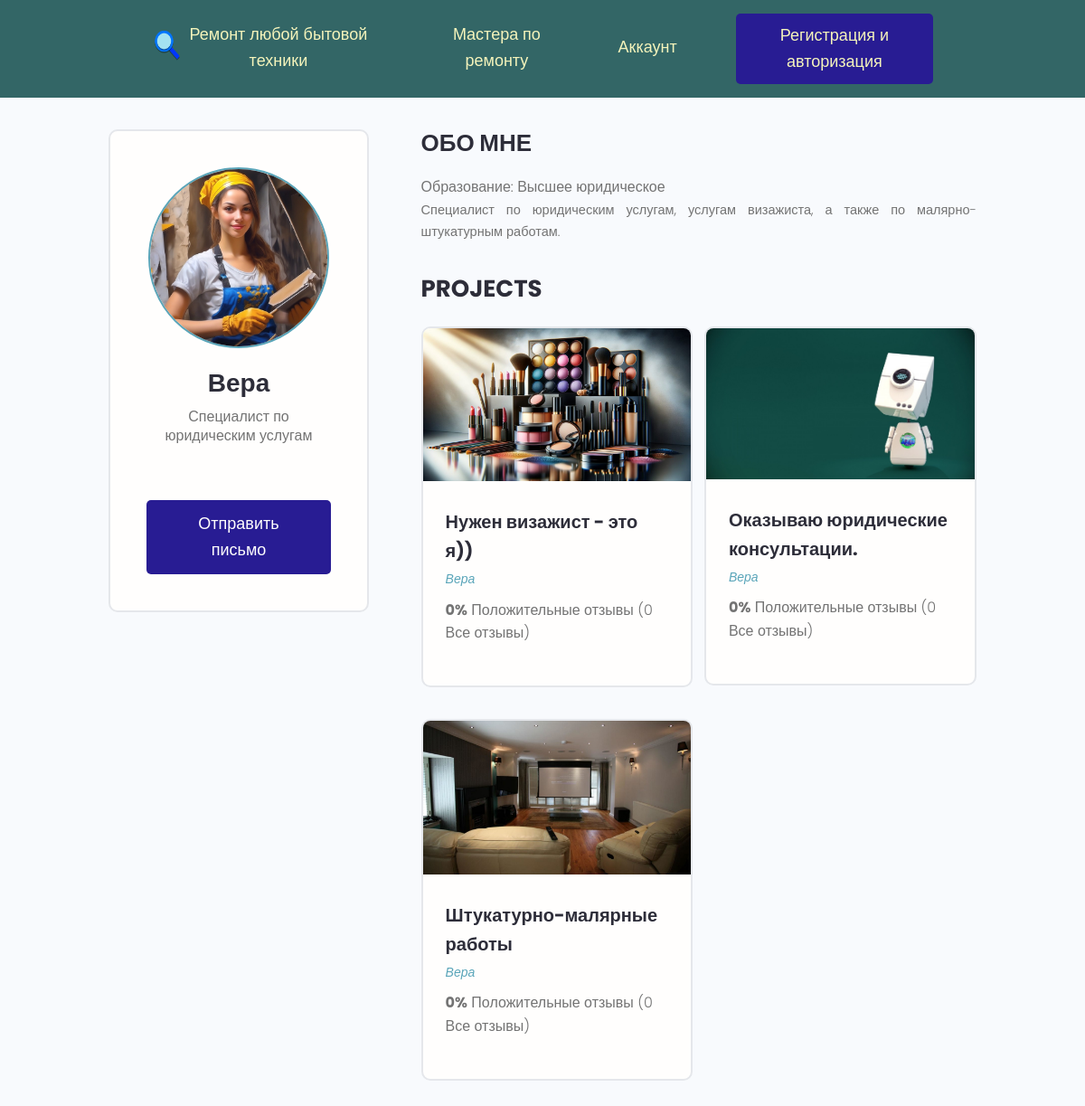
Page /engineers/file_engineer/15/ on the committed database.
### engineers/models.py (models this page shows, shortened)
class Engineer(models.Model):
    engineer = models.OneToOneField(User, on_delete=models.CASCADE, blank=True, verbose_name="Мастер")
    name = models.CharField(max_length=200, blank=True, verbose_name="Имя")
    email = models.EmailField(max_length=200, blank=True, verbose_name="Email")
    username = models.CharField(max_length=200, blank=True, verbose_name="Username")
    i_info = models.TextField(max_length=100, blank=True, verbose_name="Кратко")
    all_info = models.TextField(blank=True, verbose_name="Информация")
    engineer_image = models.ImageField(upload_to="repairs/", default="repairs/engineer.jpeg", verbose_name="Фото")
    education = models.CharField(max_length=200, blank=True, verbose_name="Образование")
    price = models.FileField(upload_to="repairs/", default="repairs/price_repair_cleaner.jpeg", verbose_name="Цены")
    social_website = models.CharField(max_length=200, blank=True, verbose_name="Сайт")
    social_vkontakte = models.CharField(max_length=200, blank=True, verbose_name="Вконтакте")
    social_whatsapp = models.CharField(max_length=200, blank=True, verbose_name="WhatsApp")
    social_telegram = models.CharField(max_length=200, blank=True, verbose_name="Телеграм")
    created = models.DateTimeField(auto_now_add=True, verbose_name="Дата создания")

### rembyt/models.py (models this page shows, shortened)
class Repair(models.Model):
    owner = models.ForeignKey(Engineer, on_delete=models.SET_NULL, blank=True, null=True, verbose_name="Мастер")
    type_of_repair = models.CharField(max_length=200, verbose_name="Вид ремонта")
    description = models.TextField(blank=True, verbose_name="Описание")
    my_image = models.ImageField(default="resize_imag.jpg", upload_to='repairs/%Y/%m/%d', verbose_name="Фото")
    price_link = models.FileField(upload_to="repairs/", default="repairs/price_repair_cleaner.jpeg", verbose_name="Цены")
    vote_total = models.IntegerField(default=0, blank=True, verbose_name="Отзывов")
    vote_ratio = models.IntegerField(default=0, blank=True, verbose_name="Положительных отзывов")
    created = models.DateTimeField(auto_now_add=True, verbose_name="Дата")
    class Meta:
        ordering = ["-created"]

### engineers/views.py (the view)
# urls.py: path('file_engineer/<str:pk>/', views.file_engineer, name="file_engineer"),
def file_engineer(request, pk):
    engi = Engineer.objects.get(id=pk)
    context = {'engineer': engi}
    return render(request, 'engineers/file_engineer.html', context)

### engineers/templates/engineers/file_engineer.html (shortened to what this page needs)
{% extends 'rembyt/base.html' %}
{% load static %}
{% block content %}
<main class="profile my-md">
    <div class="container">
        <div class="layout">
            <div class="column column--1of3">
                <div class="card text-center">
                    <div class="card__body dev">
                        <img class="avatar avatar--xl" src="{{ engineer.engineer_image.url }}"/>
                        <h2 class="dev__name">{{ engineer.name }}</h2>
                        <p class="dev__title">{{ engineer.i_info }}</p>
                        <a href="#" class="btn btn--sub btn--lg">Отправить письмо </a>
                    </div>
                </div>
            </div>
            <div class="column column--2of3">
                <div class="devInfo">
                    <h3 class="devInfo__title">Обо мне</h3>
                    <p class="dev__location">Образование: {{ engineer.education }}</p>
                    <p class="devInfo__about">
                        {{ engineer.all_info }}
                    </p>
                </div>
                <div class="devInfo">
                    <h3 class="devInfo__title">Projects</h3>
                    <div class="grid grid--two">
                        {% for repair in engineer.repair_set.all %}
                            <div class="column">
                                <div class="card project">
                                    <a href="{% url 'repair' repair.id %}" class="project">
                                        <img class="project__thumbnail" src="{{ repair.my_image.url }}"
                                             alt="project thumbnail"/>
                                        <div class="card__body">
                                            <h3 class="project__title">{{ repair.type_of_repair }}</h3>
                                            <p><a class="project__author" href="{% url 'file_engineer' repair.owner.id %}">{{repair.owner.name}}</a></p>
                                            <p class="project--rating">
                                                <span style="font-weight: bold;">{{ repair.vote_ratio}}%</span> Положительные отзывы
                                                ({{ repair.vote_total}} Все отзывы)
                                            </p>
                                        </div>
                                    </a>
                                </div>
                            </div>
                        {% endfor %}
                    </div>
                </div>
            </div>
        </div>
    </div>
</main>
{% endblock %}

### rembyt/static/styles/app.css (style rules this page uses)
:root { --color-sub: #2d2d39; }
.btn--sub { background-color: #281c93; font-size: 18px; }
.card { border: 2px solid var(--color-light); }
img { width: 100%; }
.profile .card > .dev { padding: 4rem; }
.dev__name { color: var(--color-sub); font-size: 2.8rem; font-weight: 700; margin-top: 1rem; margin-bottom: 0.5rem; }
.dev__title { font-size: 1.6rem; font-weight: 500; line-height: 1.3; }
.dev__location { margin-top: 1rem; }
.devInfo { margin-bottom: 3rem; }
.devInfo__title, .devInfo__subtitle { font-size: 2.6rem; color: var(--color-sub); text-transform: uppercase; font-weight: 700; margin-bottom: 1.5rem; }
.devInfo__about, .devSkill__info { font-size: 1.45rem; line-height: 1.7; text-align: justify; }
.project__author { font-size: 1.4rem; font-style: italic; }
.project--rating { margin-bottom: 1.6em; margin-top: .5em; }
.project__thumbnail { object-fit: cover; object-position: top center; width: 100%; }
.project__title { font-size: 2rem; font-weight: 700; color: var(--color-sub); }

### rembyt/static/uikit/styles/modules/_variables.css (style rules this page uses)
:root { --color-main: #5aa5b9; --color-main-light: #e6faff; --color-sub: #3f4156; --color-sub-light: #51546e; --color-sub-lighter: #ededfd; --color-text: #737373; --color-gray: #8b8b8b; --color-light: #e5e7eb; --color-light-gray: #767676; --color-bg: #f8fafd; --color-white: #fffefd; --color-white-light: #f3f3f3; --color-success: #359e64; --color-success-bg: #def8e8; --color-error: #fc4b0b; --color-error-bg: #fff2ee; --font-base: 'Poppins', arial, helvetica, 'Segoe UI', roboto, ubuntu, sans-serif; --font-monospace: 'Fira Code', 'Courier New', courier, monospace; --font-regular: 300; --font-medium: 500; --font-bold: 700; --generic-shadow: 1px 1px 5px #00000010; --generic-transition: all 0.3s ease-in-out; }

### rembyt/static/uikit/styles/modules/_base.css (style rules this page uses)
* { margin: 0; padding: 0; box-sizing: border-box; text-rendering: optimizeLegibility; color: inherit; font-size: inherit; }
html { font-size: 50%; }
@media only screen and (min-width: 480px) { html { font-size: 56.25%; } }
@media only screen and (min-width: 1200px) { html { font-size: 62.5%; } }
body { line-height: 1.6; font-weight: 400; font-size: 1.5rem; color: var(--color-text); background-color: var(--color-bg); min-height: 100vh; }

### rembyt/static/uikit/styles/modules/_typography.css (style rules this page uses)
* { font-family: var(--font-base); }
h2 { font-size: 3.6rem; font-weight: var(--font-bold); }
h3 { font-size: 3.2rem; font-weight: var(--font-medium); }
p, span, strong { font-size: 1.6rem; color: var(--color-text); font-weight: var(--font-regular); }
a { padding-bottom: 2px; text-decoration: none; display: inline-block; color: var(--color-main); font-weight: var(--font-medium); }

### rembyt/static/uikit/styles/modules/_utilities.css (style rules this page uses)
.container { width: 92%; max-width: 165rem; margin: 0 auto; box-sizing: border-box; }
@media screen and (min-width: 1000px) { .container { width: 90%; } }
@media screen and (min-width: 1200px) { .container { width: 80%; } }
.text-center { text-align: center; }
.my-md { margin: 3rem auto; }

### rembyt/static/uikit/styles/modules/_avatar.css (style rules this page uses)
.avatar { border-radius: 50%; border: 2px solid var(--color-main); object-fit: cover; }
.avatar--xl { height: 20rem; width: 20rem; }

### rembyt/static/uikit/styles/modules/_button.css (style rules this page uses)
.btn { display: inline-block; position: relative; cursor: pointer; background-color: var(--color-light); font-weight: var(--font-medium); color: var(--color-sub); text-decoration: none; padding: 1rem 2rem; border-radius: 0.5rem; border: none; width: -webkit-fit-content; width: -moz-fit-content; width: fit-content; height: -webkit-fit-content; height: -moz-fit-content; height: fit-content; font-size: 1.6rem; outline-width: 0; outline-color: transparent; -webkit-backface-visibility: hidden; backface-visibility: hidden; transition: all 0.3s ease-in-out; }
.btn--sub { background-color: var(--color-sub); color: var(--color-white); }
.btn--lg { font-size: 1.8rem; padding: 1.2rem 4.5rem; }

### rembyt/static/uikit/styles/modules/_card.css (style rules this page uses)
.card { border-radius: 1rem; background-color: var(--color-white); border: 1.5px solid var(--color-light); width: auto; height: auto; margin-top: 0.5rem; margin-bottom: 0.5rem; overflow: hidden; }
.card__body, .card__header { padding: 2rem 2.5rem; }

### rembyt/static/uikit/styles/modules/_grid.css (style rules this page uses)
.grid { display: flex; flex-wrap: wrap; justify-content: flex-start; align-items: stretch; }
.grid > .column { min-width: 28rem; margin-bottom: 2.5rem; }
.grid--two > .column { flex-basis: 100%; }
@media screen and (min-width: 800px) { .grid--two { margin-right: -2%; } }
@media screen and (min-width: 800px) { .grid--two > .column { margin-right: 2%; } }
@media screen and (min-width: 800px) { .grid--two > .column { flex-basis: 48%; } }

### rows in the picture
Engineer: engineer_image (picture), name "Вера", i_info "Специалист по юридическим услугам", education "Высшее юридическое", all_info "Специалист по юридическим услугам, услугам визажиста, а также по малярно-штукатурным работам."
Repair: my_image (picture), type_of_repair "Нужен визажист - это я))", owner.name "Вера", vote_ratio "0", vote_total "0"
Repair: my_image (picture), type_of_repair "Оказываю юридические консультации.", owner.name "Вера", vote_ratio "0", vote_total "0"
Repair: my_image (picture), type_of_repair "Штукатурно-малярные работы", owner.name "Вера", vote_ratio "0", vote_total "0"
